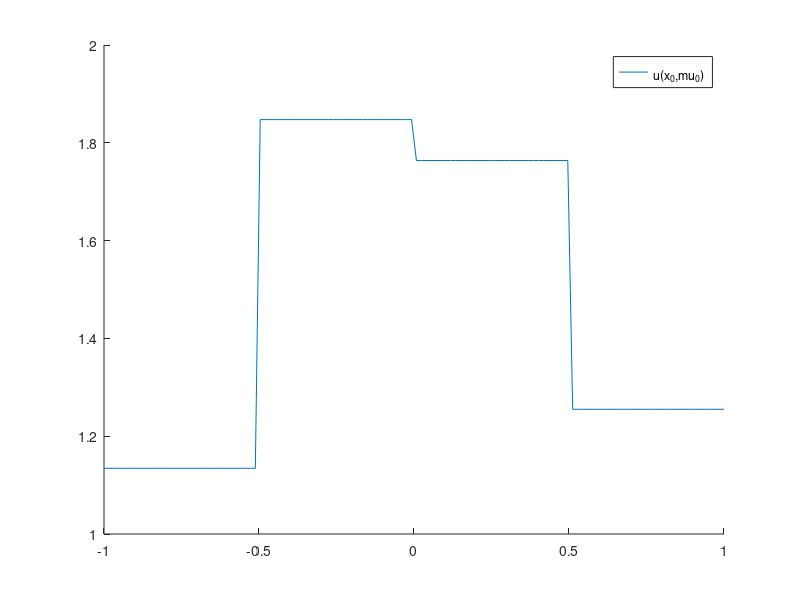
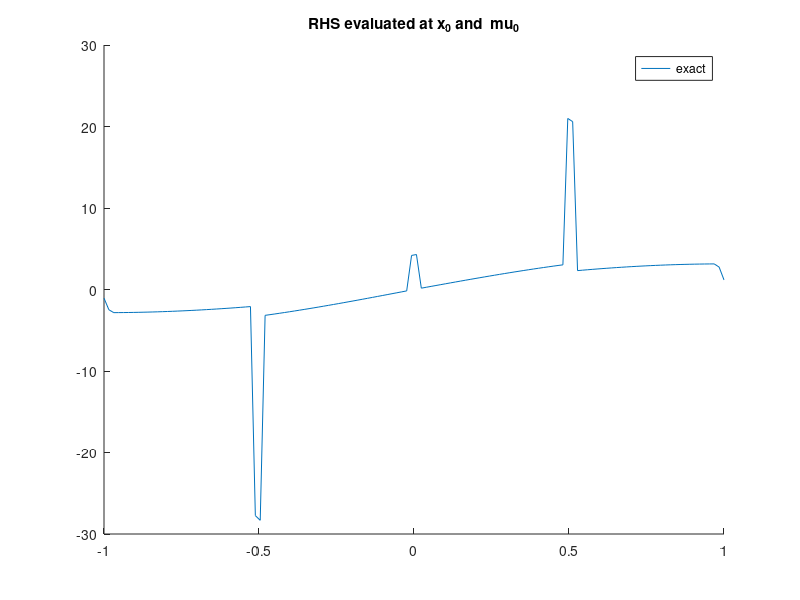
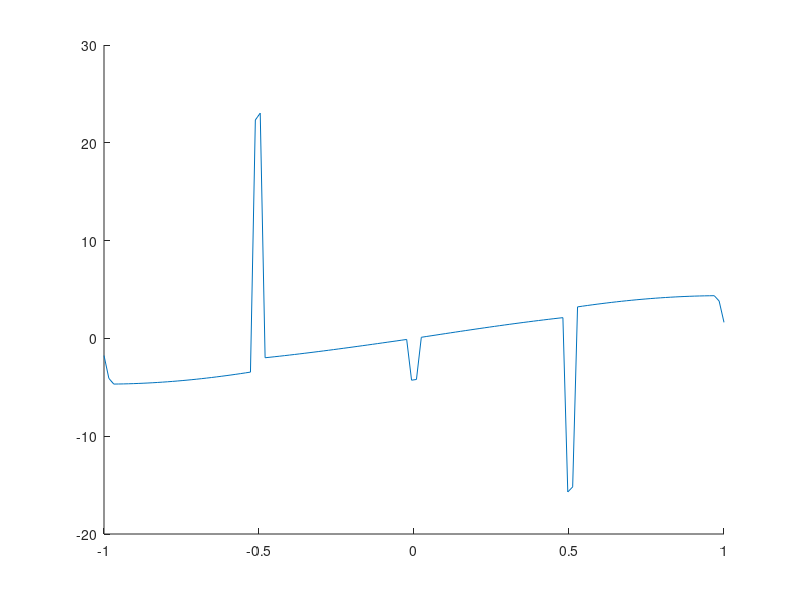

Source code (MATLAB) for these figures, in order: (Note: this script raises an error after producing the figures.)
clear all;
close all;

rng(1); % for reproducibility

addpath('source/');

N = 128;
% N = 16;
% N = 6;

    % monolithic = false
    monolithic = true


%% 1D heat equation with piecewise-constant conductivity

Omega = [-1 1];
xis = linspace(Omega(1),Omega(2),N)';
dx = (Omega(2)-Omega(1))/N;

d = 4; % dimension  of mu
mu0 = rand(d,1) + 1; % each entry between 1 and 2
nu = @(x,mu) mu(ceil(eps+d*(xis'-Omega(1))/(Omega(2)-Omega(1)))); % x argument for compatibility
% x0 = -666*ones(size(xis));

% % k0 = @(xis,mu) exp(-(xis-mu).^2);
% % syms k0(xis_,mu);
% syms xis_ mu_;
% k0_(xis_,mu_) = exp(-.5*(xis_-mu_).^2);
% k0 = matlabFunction(k0_);
% nu = @(x,mu) k0(xis,mu).*x; % thermal conductivity 
% 
x0 = -sin(pi/2*xis) + 1; % -> make intial condition satisfy BC
% % x0 = ones(size(xis)) ; % -> make intial condition satisfy BC
% mu0 = .3;

figure
hold on
% plot(xis,x0, "DisplayName","x_0")
% plot(xis,k0(xis,mu0), "DisplayName","k_0(\mu_0)")
plot(xis,nu(x0,mu0), "DisplayName","\nu(x_0,\mu_0)")
% plot(xis,nu(mu0), "DisplayName","\nu(\mu_0)")
legend('show')

%%
dt = 1e-4;
% t_end = 1;
t_end = 100*dt;
% t_end = 10*dt;
nt = t_end/dt;

% is = [2];
is = [1];
I = speye(N);

%% 
D = spdiags([-ones(N,1) ones(N,1)], [-1 1],N,N); % first-order central finite difference
D(1,1) = -1; D(end,end) = 1; % homogeneous Neumann BC
D = D/(2*dx);
D1 = D;

% F1 = @(x,theta) 0;
% F1_exact = @(x) D1*(nu(x,k0(mu)).*(D1*x));

F2_exact = @(x1,x2,mu) D1*(nu(x1,mu).*(D1*x2));
F2X_exact = @(X,mu) F2_exact(X(:,1),X(:,2),mu); % enable storing variables in one matrix

% Q: are boundary conditions in D1 correct like this?

% definition for k0 approximations
% F2_k = @(x1,x2,k,mu) D1*((k(xis,mu).*x1).*(D1*x2));
% F2_k = @(x1,x2,k) D1*((k.*x1).*(D1*x2));
% F2X_k = @(X,k) F2_k(X(1,:),X(2,:),k,mu0);

% % s_max = N;
% s_max = 18;
% % s_max = 6;
% % s_max = 1;
% % s_max = 1;
% % s_max = 30;
% % s_max = 21;
% mus = linspace(-1,1,s_max);
% mus = flip(mus)
% % mus = mu0

s_max = d;
mus = ones(d,d) + eye(d);

%% 1) simple setting: fixed mu
% F2 = @(x1,x2,theta) F2_exact(x1,x2,mu0);
% F2X = @(X,theta) F2(X(:,1),X(:,2),theta);  % enable storing variables in one matrix
% f = @(x,u,mu) F2(x,x);
% 
% mus = mu0;
% s= 1;
% qH = 1;
% Theta_H = 1;
% Thetas{1} = Theta_H;

%% 2) general setting: arbitrary qH

% k1_ = diff(k0_,xis_);
% % k1 = matlabFunction(k1_);
% k1 = eval(k1_(xis,mu0));

qH = s_max;
s = qH;
% mus = (0:s-1)+mu0;
% mus = linspace(-1,1,s);
% % % theta_H = @(mu) (mu'-mu0).^(0:s-1);
theta_H = @(mu) mu';

Theta_H = theta_H(mus(1:s));
Thetas{1} = Theta_H;

% F2 = @(x1,x2,theta) sum(theta'.*[F2_k(x1,x2,k0(xis,mu0)) F2_k(x1,x2,k1)],2);
% [F2,kps,k_sum] = F2_taylor_approx(k0_,mu_,qH,F2_k,xis,mu0);
F2 = F2_exact;
F2X = @(X,theta) F2(X(:,1),X(:,2),theta); % enable storing variables in one matrix

%% some plots 
figure
hold on
plot(xis,F2_exact(x0,x0,mu0), "DisplayName","exact")
% plot(xis,F2X([x0,x0],theta_H(mu0)),'--',"DisplayName","Taylor approx "+qH)
title("RHS evaluated at x_0 and  \mu_0")
legend("show")

% mu1 = -1;
mu1 = 2 - mu0 + 1; 
% mu1 = -mu0;
figure
hold on
plot(xis,F2_exact(x0,x0,mu1), "DisplayName","exact")
% plot(xis,F2X([x0,x0],theta_H(mu1)),'--',"DisplayName","Taylor approx "+qH)
title("RHS evaluated at x_0 and \mu="+ num2str(mu1))
legend("show")

%%

% f = @(x,u,mu) F2(x,x,theta_H(mu)); % previously used

f = @(x,u,mu) F2_exact(x,x,mu);
% F2_exact = @(x1,x2,mu) D1*(nu(x1,mu).*(D1*x2));


%%

Nu = 0; % input signal dimension

%% generate ROM basis construction data
% s_b = 5;
s_b = d;

X_b = zeros(N,nt+1,s_b);
U_b = zeros(Nu,nt+1,s_b); 
% X0s = 10*[-sin(pi/2*xs)' sin(3*pi/2*xs)']; % -> make intial condition satisfy BC
% x0 = -sin(pi/2*xis); % -> make intial condition satisfy BC
% mus_b = mus; % so far used
% mus_b = linspace(-1,1,s_b);
mus_b = mus;


for k = 1:s_b
    mu = mus_b(:,k);
    X_b(:,:,k) = simulate(x0,dt,nt,@(x) single_step(x,0,dt,f,mu));
end

%% construct ROM basis via POD
[V,S,~] = svd(X_b(:,:),'econ');
n = 30;
% n = 6;
% n = 16;
% n = N;
% n = s_max;
% fac = 12;
% fac = 1;
% n = fac*s_max;

Vn = V(:,1:n);
% Vn = eye(n);

%% singular value decay
figure
semilogy(diag(S)/S(1,1))
title("singular value decay")


%% opinf on ROM basis snapshot data
% tX_b = Vn'*X_b;
tX_b = pagemtimes(Vn',X_b);
tX_b1 = tX_b(:,1:end-1,:);
tX_b2 = tX_b(:,2:end,:);
dot_tX_b = (tX_b2-tX_b1)/dt;

[O,A_inds,B_inds,condD] = p_opinf(dot_tX_b,tX_b1,[],is,Thetas,true);
sota.O = O;
sota.condsD = condD;

%% construct intrusive operators
% tA1s = precompute_rom_operator_param(F1X,Vn,1,qA);
% 
% intr.O = tA1s(:,:);

% Jn2 = power2kron(n,2);
% tA2 = precompute_rom_operator(F2X,Vn,2)*Jn2;

% tA2s = precompute_rom_operator_param(@(X,theta) F2X(X),Vn,2,qH);
tA2s = precompute_rom_operator_param(@(X,theta) F2X(X,theta),Vn,2,qH);
% tA2s = precompute_rom_operator_param(@(X,theta) F2X(X,theta),Vn,2,s_max);

intr.O = tA2s(:,:);
intr.Os = tA2s;

Jn2 = power2kron(n,2);
Omu0 = precompute_rom_operator(@(X) F2X_exact(X,mu0),Vn,2)*Jn2;
Omu1 = precompute_rom_operator(@(X) F2X_exact(X,mu1),Vn,2)*Jn2;

% tA2_2= Vn'*C*kron(Vn,Vn)*Jn2;
% norm(tA2-tA2_2)

%% generate rank-sufficient snapshot data
tX0_pure = rank_suff_basis(n,is);
U0_pure = [];
XU = blkdiag(U0_pure,tX0_pure);
tX0 = XU(Nu+1:end,:);
U0 = XU(1:Nu,:);

% tX0 = rank_suff_basis(n,is);
% U0 = [];

nf = size(tX0,2);
tX1 = zeros(n,nf,s_max);

% compute time step estimate (3.10)
dt1 = dt_estimate(X_b(:,:,1),U_b(:,:,1),Vn(:,1),dt,is); % internally computes derivatives, so we cannot concatenate trajectories

for k =1:s_max
    mu = mus(:,k);
    for i = 1:nf
        tX1(:,i,k) = Vn'*single_step(Vn*tX0(:,i),U0(:,i),dt1,f,mu);
    end
end

dot_tX = (tX1-tX0)/dt1;

%%
ns = 1:n;
ss = 1:s_max;
% ns = fac*(1:s_max);
% ns = n;
nn = numel(ns);

B_errors = zeros(nn,1);
A1_errors = zeros(nn,1);
A2_errors = zeros(nn,1);

deco.O_errors = zeros(nn,1);
deco.condsD = zeros(nn,s);

mono.O_errors = zeros(nn,1);
mono.condsD = zeros(nn,1);

deco.Omu0errors = zeros(nn,1);
deco.Omu1errors = zeros(nn,1);

mono.Omu0errors = zeros(nn,1);
mono.Omu1errors = zeros(nn,1);

%% compute ROM state error
Xmu0_FOM = simulate(x0,dt,nt,@(x) single_step(x,0,dt,f,mu0));
Xmu1_FOM = simulate(x0,dt,nt,@(x) single_step(x,0,dt,f,mu1));

deco.ROMerror_mu0 = zeros(nn,1);
deco.ROMerror_mu1 = zeros(nn,1);

mono.ROMerror_mu0 = zeros(nn,1);
mono.ROMerror_mu1 = zeros(nn,1);

% figure(7)
% hold on
% figure(8)
% hold on
%%

n_is__ = n_is(n,is);

for j = 1:nn
    n_ = ns(j);
    % n_ = 4;
    % n_ = s_max; % botch
    %% NEW: changing s
    % s = n_;
    % s = 1;
    s = qH;
    % s = ns(j); % botch
    % s = ss(j); % botch
    % theta_H = @(mu) (mu'-mu0).^(0:s-1);
    theta_H = @(mu) mu';

    Theta_H = theta_H(mus(1:s));
    Thetas{1} = Theta_H;
    %%
    n_is_ = n_is(n_,is);
    nf_ = sum(n_is_)+Nu;

    % ks = [1:Nu+n_is_(1), Nu+n_is__(1)+1:Nu+n_is__(1)+n_is_(2)];
    ks = [1:Nu+n_is_(1)];

    tX0_ = tX0(1:n_,ks);
    dot_tX_ = dot_tX(1:n_,ks,1:s);
    U0_ = U0(:,ks);

    hA2s_ = zeros(n_,n_is_,s);
    tA2s_ = zeros(n_,n_is_,s);

    %% monolithic construction
    if monolithic
        tX = repmat(full(tX0_),1,1,s);
        [O,A_inds,B_inds,condD] = p_opinf(dot_tX_,tX,U0_,is,Thetas,true);
        mono.O = O;
        mono.condsD(j) = condD;
    end

    for k =1:s
        dot_tX_ = dot_tX(1:n_,ks,k);

        [O,A_inds,B_inds,condD] = opinf(dot_tX_,tX0_,U0_,is,true);
        % hA1_ = O(:,A_inds(1,1):A_inds(1,2));
        hA2_ = O(:,A_inds(1,1):A_inds(1,2));
        % hA2_ = O(:,A_inds(2,1):A_inds(2,2));
        hB_ = O(:,B_inds(1,1):B_inds(1,2));

        % tB_ = tB(1:n_,:);
        % tA1_ = tA1s(1:n_,1:n_is_(1),k);
        tA2_ = tA2s(1:n_,1:n_is_(1),k);
        % tA2_ = tA2(1:n_,1:n_is_(2));

        % tO_ = [tA1_ tA2_];
        tO_ = [tA2_];
        % O_errors(j,k) = norm(O-tO_,"fro")/norm(tO_,"fro");

        deco.condsD(j,k) = condD;

        hA2s_(:,:,k) = hA2_;
        tA2s_(:,:,k) = tA2_;
    end

    % deco.O = hA2s_(:,:)*kron(inv(Theta_H),eye(n_is_))';
    deco.O = hA2s_(:,:)/kron((Theta_H),eye(n_is_))';
    % O_errors(j) = norm(tA1s_(:,:)-hA1s_,"fro")/norm(tO_,"fro");
    deco.O_errors(j) = norm(tA2s_(:,:)-deco.O,"fro")/norm(tA2s_(:,:), "fro");
    if monolithic
        mono.O_errors(j) = norm(tA2s_(:,:)-mono.O,"fro")/norm(tA2s_(:,:), "fro");
    end

    deco.Os = reshape(deco.O,[n_, n_is_(1), s]);
    
    Omu1_ = Omu1(1:n_,1:n_is_(1));
    deco.Omu1errors(j) = norm(affine_op(deco.Os,theta_H(mu1))-Omu1_,"fro")/norm(Omu1,"fro");
    Omu0_ = Omu0(1:n_,1:n_is_(1));
    deco.Omu0errors(j) = norm(affine_op(deco.Os,theta_H(mu0))-Omu0_,"fro")/norm(Omu0,"fro");
    if monolithic
        mono.Os = reshape(mono.O,[n_, n_is_(1), s]);
        mono.Omu1errors(j) = norm(affine_op(mono.Os,theta_H(mu1))-Omu1_,"fro")/norm(Omu1,"fro");
        mono.Omu0errors(j) = norm(affine_op(mono.Os,theta_H(mu0))-Omu0_,"fro")/norm(Omu0,"fro");
    end

    %% compute ROM state error
    % Xmu0_FOM = simulate(x0,dt,nt,@(x) single_step(x,0,dt,f,mu0));
    % Xmu1_FOM = simulate(x0,dt,nt,@(x) single_step(x,0,dt,f,mu0));

    In_2 = kron2power(n_,2);
    % ROMmu0_step = @(x) x+ dt*Omu0_*In_2*kron(x,x);
    deco.Omu0_ = affine_op(deco.Os,theta_H(mu0));
    deco.ROMmu0_step = @(x) x+ dt*deco.Omu0_*In_2*kron(x,x);
    % ROMmu1_step = @(x) x+ dt*Omu1_*In_2*kron(x,x);
    deco.Omu1_ = affine_op(deco.Os,theta_H(mu1));
    deco.ROMmu1_step = @(x) x+ dt*deco.Omu1_*In_2*kron(x,x);

    Vn_ = Vn(:,1:n_);
    deco.Xmu0 = simulate(Vn_'*x0,dt,nt,deco.ROMmu0_step);
    deco.Xmu1 = simulate(Vn_'*x0,dt,nt,deco.ROMmu1_step);

    deco.ROMerror_mu0(j) = sum(vecwise_2norm(Xmu0_FOM - Vn_*deco.Xmu0))/sum(vecwise_2norm(Xmu0_FOM));
    deco.ROMerror_mu1(j) = sum(vecwise_2norm(Xmu1_FOM - Vn_*deco.Xmu1))/sum(vecwise_2norm(Xmu1_FOM));
     
    if monolithic
        % ROMmu0_step = @(x) x+ dt*Omu0_*In_2*kron(x,x);
        mono.Omu0_ = affine_op(mono.Os,theta_H(mu0));
        mono.ROMmu0_step = @(x) x+ dt*mono.Omu0_*In_2*kron(x,x);
        % ROMmu1_step = @(x) x+ dt*Omu1_*In_2*kron(x,x);
        mono.Omu1_ = affine_op(mono.Os,theta_H(mu1));
        mono.ROMmu1_step = @(x) x+ dt*mono.Omu1_*In_2*kron(x,x);

        Vn_ = Vn(:,1:n_);
        mono.Xmu0 = simulate(Vn_'*x0,dt,nt,mono.ROMmu0_step);
        mono.Xmu1 = simulate(Vn_'*x0,dt,nt,mono.ROMmu1_step);

        mono.ROMerror_mu0(j) = sum(vecwise_2norm(Xmu0_FOM - Vn_*mono.Xmu0))/sum(vecwise_2norm(Xmu0_FOM));
        mono.ROMerror_mu1(j) = sum(vecwise_2norm(Xmu1_FOM - Vn_*mono.Xmu1))/sum(vecwise_2norm(Xmu1_FOM));
    end

    % ts = 0:dt:t_end;
    % figure(7)
    % semilogy(ts,ROMerror_mu0,'DisplayName',"n=" +num2str(n_))
    % figure(8)
    % semilogy(ts,ROMerror_mu1,'DisplayName',"n=" +num2str(n_))
end

% figure(7)
% ylabel("ROM state error")
% xlabel("time")
% set(gca, 'YScale', 'log')
% grid on
% legend("show")
% title("\mu_0")
% 
% figure(8)
% ylabel("ROM state error")
% xlabel("time")
% set(gca, 'YScale', 'log')
% grid on
% legend("show")
% title("\mu_1")

figure
hold on
semilogy(ns,sum(deco.O_errors,2)/qH,'x-', 'LineWidth', 2,'DisplayName',"decoupled")
if monolithic
    semilogy(ns,sum(mono.O_errors,2)/qH,'+--', 'LineWidth', 2,'DisplayName',"monolithic")
end
ylabel("operator error")
xlabel("ROM dimension")
set(gca, 'YScale', 'log')
grid on
legend("show")
% title("compares against Taylor approximation!")
exportgraphics(gcf,"figures_deco/taylor_errors.pdf")


figure
hold on
if monolithic
    semilogy(ns,mono.condsD,'x-', 'LineWidth', 2,'DisplayName',"monolithic")
end
semilogy(ns,sum(deco.condsD,2)/s,'x-', 'LineWidth', 2,'DisplayName',"decoupled")
semilogy(n,sota.condsD, 'x-', 'LineWidth', 2,'DisplayName',"state of the art")
ylabel("condition number")
xlabel("ROM dimension")
set(gca, 'YScale', 'log')
grid on
legend("show")
exportgraphics(gcf,"figures_deco/condition_numbers.pdf")


figure
hold on
semilogy(ns,deco.Omu0errors,'x-','DisplayName',"\mu_0 deco")
semilogy(ns,deco.Omu1errors,'x-','DisplayName',"\mu_1 deco")
if monolithic
    semilogy(ns,mono.Omu0errors,'+--','DisplayName',"\mu_0 mono")
    semilogy(ns,mono.Omu1errors,'+--','DisplayName',"\mu_1 mono")
end
ylabel("operator error")
xlabel("ROM dimension")
set(gca, 'YScale', 'log')
grid on
legend("show")
% title("compares against exact Gaussian!")
exportgraphics(gcf,"figures_deco/gaussian_errors.pdf")

figure
hold on
semilogy(ns,deco.ROMerror_mu0,'x-','DisplayName',"\mu_0")
semilogy(ns,deco.ROMerror_mu1,'x-','DisplayName',"\mu_1")
if monolithic
    semilogy(ns,mono.ROMerror_mu0,'+--','DisplayName',"\mu_0 mono")
    semilogy(ns,mono.ROMerror_mu1,'+--','DisplayName',"\mu_1 mono")
end
ylabel("average ROM state error")
xlabel("increasing dimension")
set(gca, 'YScale', 'log')
grid on
legend("show")
% title("ROM dim and Taylor dim increasing")
% title("ROM dim increasing, Taylor dim = "+num2str(s))
% title("ROM dim =" + num2str(n_) + ", Taylor dim increasing")
exportgraphics(gcf,"figures_deco/rom_state_errors.pdf")


%% visualize singular values
% figure; semilogy(diag(S),'o-')
% hold on

% save("data/data_burgers","O_errors","condsD");


%% FOM solver running for one time step
function x_1 = single_step(x_0,u_0,dt,f,mu)
    x_1 = x_0 + dt*f(x_0,u_0,mu);
end
